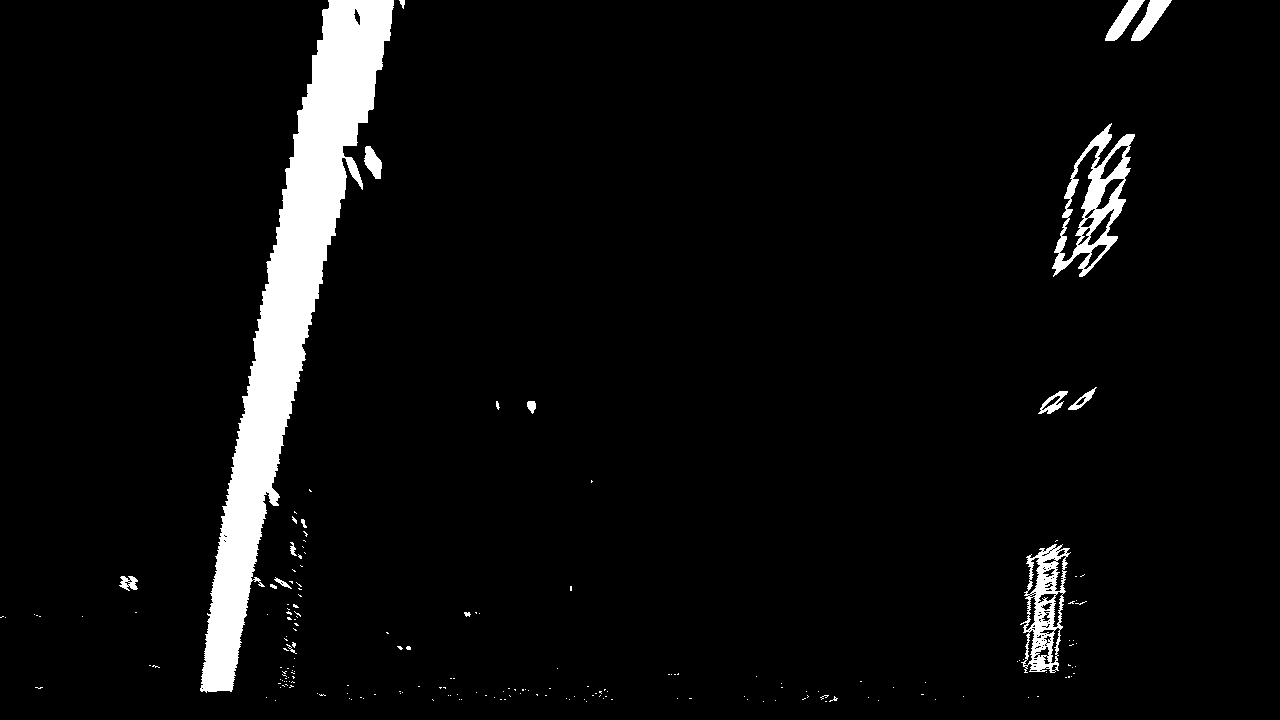
#> input picture output_images/my_warp.jpg, 1280 x 720 px
$ python P2_windows_search.py   (older library calls are emulated)
#> lines starting #> are read from the running program, lines starting #| are printed output that depends on the picture; after the words box and inside, x2 and y2 are one past the last pixel; in counts of white or black regions, pixels touching at a corner belong together
#> further down, binary_warped is the input picture: shape (720, 1280); min 0, max 255, mean 12.6
# imports
import cv2
import numpy as np
import matplotlib.pyplot as plt
import matplotlib.image as mpimg
import glob
import pickle

# Lesson 8, Chapter 4

def find_lane_pixels(binary_warped):
    # Take a histogram of the bottom half of the image
    histogram = np.sum(binary_warped[binary_warped.shape[0]//2:,:], axis=0)
#> histogram = 1280 values, max 57888 at index 237, min 0 at index 8, mean 3626.8
    # Create an output image to draw on and visualize the result
    out_img = np.dstack((binary_warped, binary_warped, binary_warped))
    # Find the peak of the left and right halves of the histogram
    # These will be the starting point for the left and right lines
    midpoint = np.int(histogram.shape[0]//2)
#> midpoint = 640
    leftx_base = np.argmax(histogram[:midpoint])
#> leftx_base = 237
    rightx_base = np.argmax(histogram[midpoint:]) + midpoint
#> rightx_base = 1041

    # HYPERPARAMETERS
    # Choose the number of sliding windows
    nwindows = 9
    # Set the width of the windows +/- margin
    margin = 100
    # Set minimum number of pixels found to recenter window
    minpix = 50

    # Set height of windows - based on nwindows above and image shape
    window_height = np.int(binary_warped.shape[0]//nwindows)
#> window_height = 80
    # Identify the x and y positions of all nonzero pixels in the image
    nonzero = binary_warped.nonzero()
#> nonzero = 56183 positions, rows 0 to 703, columns 0 to 1175
    nonzeroy = np.array(nonzero[0])
    nonzerox = np.array(nonzero[1])
    # Current positions to be updated later for each window in nwindows
    leftx_current = leftx_base
#> leftx_current = 237
    rightx_current = rightx_base
#> rightx_current = 1041

    # Create empty lists to receive left and right lane pixel indices
    left_lane_inds = []
    right_lane_inds = []

    # Step through the windows one by one
    for window in range(nwindows):
        # Identify window boundaries in x and y (and right and left)
        win_y_low = binary_warped.shape[0] - (window+1)*window_height
        win_y_high = binary_warped.shape[0] - window*window_height
        win_xleft_low = leftx_current - margin
        win_xleft_high = leftx_current + margin
        win_xright_low = rightx_current - margin
        win_xright_high = rightx_current + margin

        # Draw the windows on the visualization image
        cv2.rectangle(out_img,(win_xleft_low,win_y_low),
        (win_xleft_high,win_y_high),(0,255,0), 2)
        cv2.rectangle(out_img,(win_xright_low,win_y_low),
        (win_xright_high,win_y_high),(0,255,0), 2)

        # Identify the nonzero pixels in x and y within the window #
        good_left_inds = ((nonzeroy >= win_y_low) & (nonzeroy < win_y_high) &
        (nonzerox >= win_xleft_low) &  (nonzerox < win_xleft_high)).nonzero()[0]
        good_right_inds = ((nonzeroy >= win_y_low) & (nonzeroy < win_y_high) &
        (nonzerox >= win_xright_low) &  (nonzerox < win_xright_high)).nonzero()[0]

        # Append these indices to the lists
        left_lane_inds.append(good_left_inds)
        right_lane_inds.append(good_right_inds)

        # If you found > minpix pixels, recenter next window on their mean position
        if len(good_left_inds) > minpix:
            leftx_current = np.int(np.mean(nonzerox[good_left_inds]))
        if len(good_right_inds) > minpix:
            rightx_current = np.int(np.mean(nonzerox[good_right_inds]))
#> this loop made 9 passes
#> (win_xleft_low, win_xleft_high, win_xright_low, win_xright_high, leftx_current, rightx_current) on passes 1 to 9: (137, 337, 941, 1141, 232, 1043), (132, 332, 943, 1143, 236, 1046), (136, 336, 946, 1146, 250, 1050), (150, 350, 950, 1150, 259, 1060), (159, 359, 960, 1160, 277, 1072), (177, 377, 972, 1172, 293, 1078), (193, 393, 978, 1178, 317, 1095), (217, 417, 995, 1195, 332, 1108), (232, 432, 1008, 1208, 353, 1136)
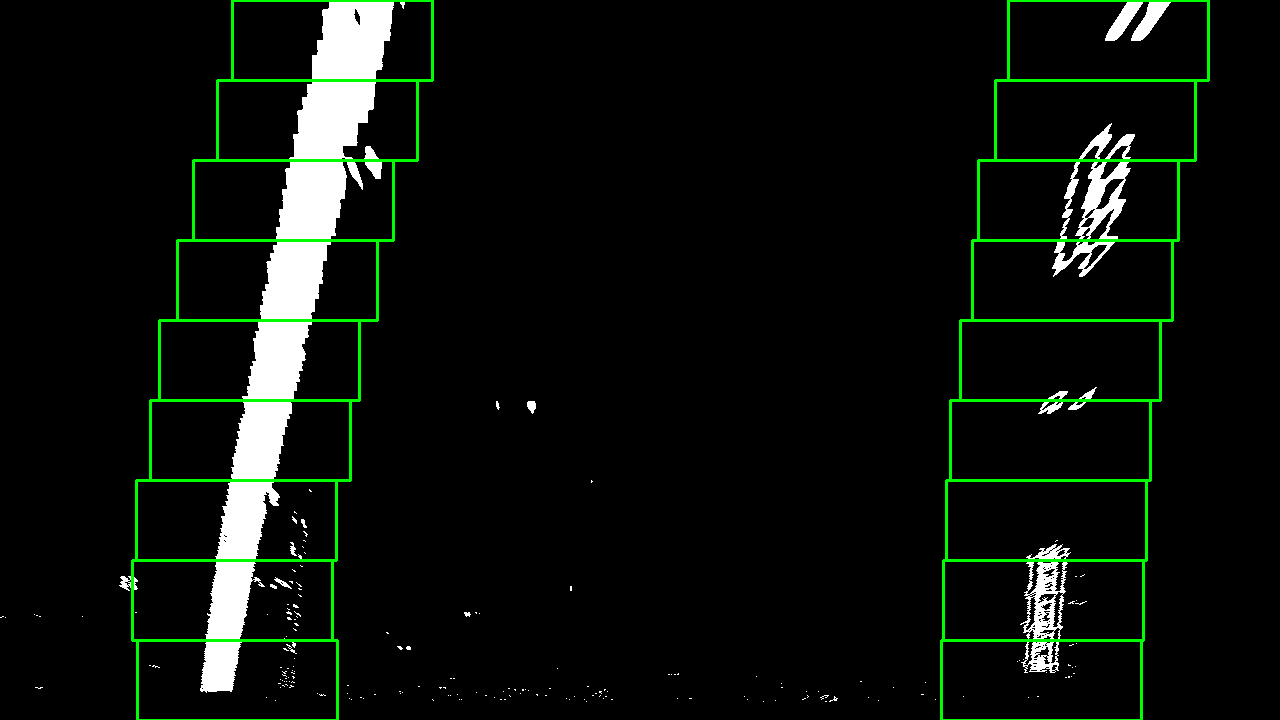
#> out_img: shape (720, 1280, 3); 2.14% of pixels changed, all inside (x1, y1, x2, y2) = (131, 0, 1210, 720); drawn as R, G, B
#> after the loop, left_lane_inds = 9 items; right_lane_inds = 9 items

    # Concatenate the arrays of indices (previously was a list of lists of pixels)
    try:
        left_lane_inds = np.concatenate(left_lane_inds)
        right_lane_inds = np.concatenate(right_lane_inds)
#> right_lane_inds = 12880 values, max 56182 at index 1314, min 75 at index 11147, mean 27897.5
    except ValueError:
        # Avoids an error if the above is not implemented fully
        pass

    # Extract left and right line pixel positions
    leftx = nonzerox[left_lane_inds]
    lefty = nonzeroy[left_lane_inds]
    rightx = nonzerox[right_lane_inds]
#> rightx = 12880 values, max 1175 at index 11233, min 960 at index 1237, mean 1080.7
    righty = nonzeroy[right_lane_inds]
#> righty = 12880 values, max 703 at index 1307, min 0 at index 11147, mean 336.1

    return leftx, lefty, rightx, righty, out_img


def fit_polynomial(binary_warped):
    # Find our lane pixels first
    leftx, lefty, rightx, righty, out_img = find_lane_pixels(binary_warped)

    # Fit a second order polynomial to each using `np.polyfit`
    left_fit = np.polyfit(lefty, leftx, 2)
#> left_fit = [0.000142, -0.299, 366.4]
    right_fit = np.polyfit(righty, rightx, 2)
#> right_fit = [0.000195, -0.278, 1142.4]

    # Generate x and y values for plotting
    ploty = np.linspace(0, binary_warped.shape[0]-1, binary_warped.shape[0] )
#> ploty = 720 values from 0 to 719
    try:
        left_fitx = left_fit[0]*ploty**2 + left_fit[1]*ploty + left_fit[2]
#> left_fitx = 720 values, max 366.4 at index 0, min 224.9 at index 719, mean 283.4
        right_fitx = right_fit[0]*ploty**2 + right_fit[1]*ploty + right_fit[2]
#> right_fitx = 720 values, max 1142.4 at index 0, min 1043.3 at index 714, mean 1076.1
    except TypeError:
        # Avoids an error if `left` and `right_fit` are still none or incorrect
        print('The function failed to fit a line!')
        left_fitx = 1*ploty**2 + 1*ploty
        right_fitx = 1*ploty**2 + 1*ploty

    ## Visualization ##
    # Colors in the left and right lane regions
    out_img[lefty, leftx] = [255, 0, 0]
    out_img[righty, rightx] = [0, 0, 255]
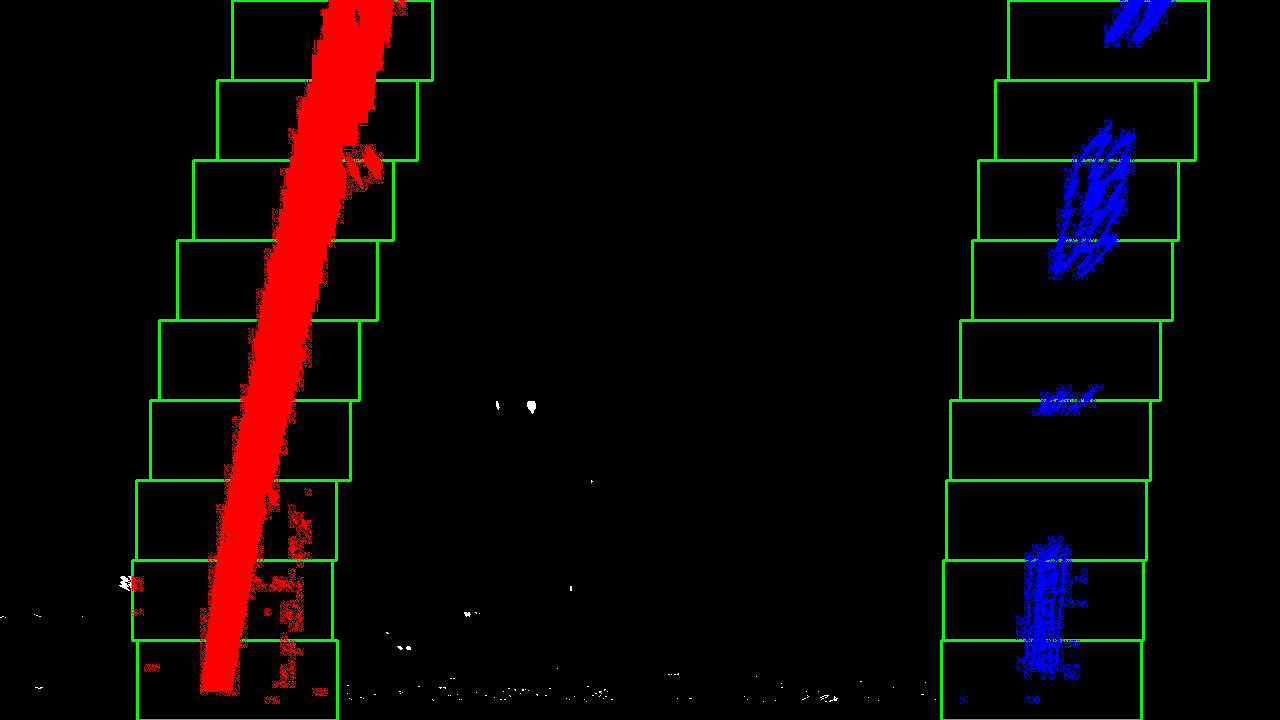
#> out_img: shape (720, 1280, 3); mean of channels 0, 1, 2 11.4, 5, 3.7; drawn as R, G, B

    # Plots the left and right polynomials on the lane lines
    plt.plot(left_fitx, ploty, color='yellow')
    plt.plot(right_fitx, ploty, color='yellow')

    return out_img

binary_warped = mpimg.imread('output_images/my_warp.jpg')
out_img = fit_polynomial(binary_warped)
if(1):
    plt.figure()
    plt.imshow(out_img)
    plt.show()
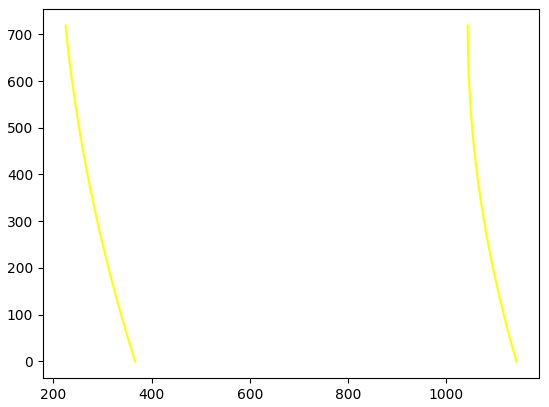
#> figure drawn by matplotlib, 1 panel
